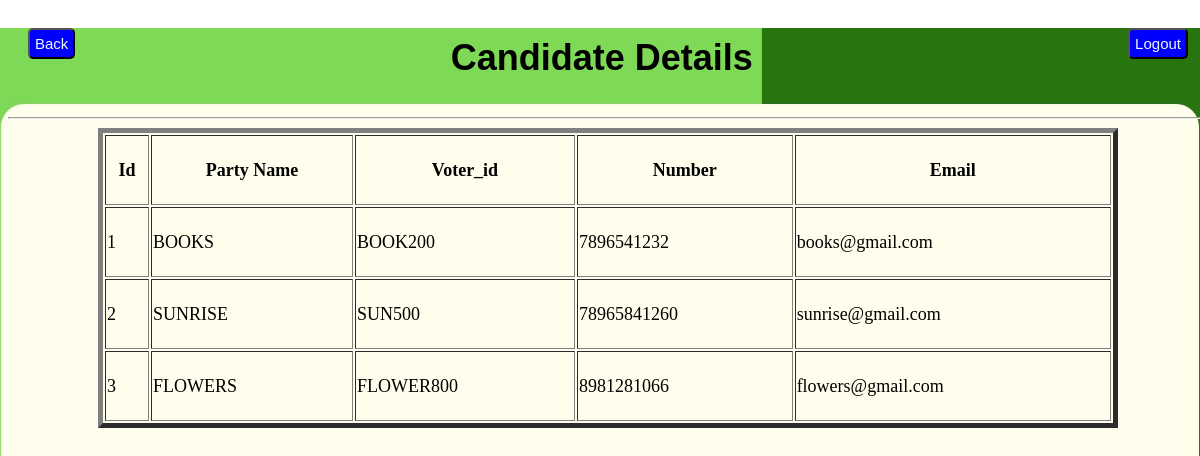
/Routes/candidate.php, run on an earlier commit of the app's database.
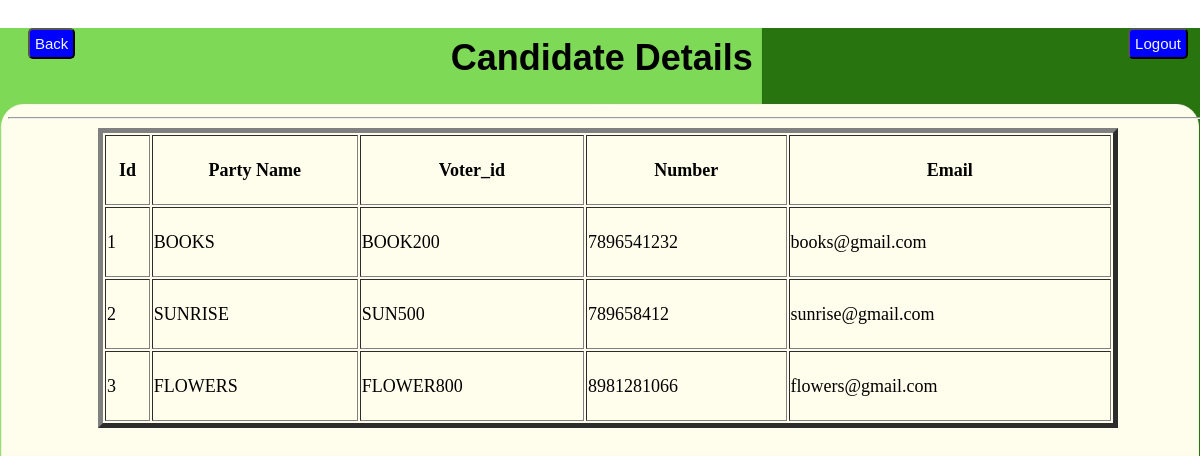
And on a later commit of the database.
### tables this page shows
CREATE TABLE `cadidate` (
  `Sno` int(10) NOT NULL,
  `Name` varchar(25) NOT NULL,
  `Voter_id` varchar(15) NOT NULL,
  `number` bigint(10) NOT NULL,
  `Email` varchar(20) NOT NULL,
  `password` varchar(15) NOT NULL,
  `photo` varchar(255) NOT NULL,
  `role` int(1) NOT NULL,
  `votes` int(10) NOT NULL DEFAULT 0
);

### Routes/candidate.php (the view, shortened to what this page needs)
<?php
    include "_dbconnect.php";
    $sql="SELECT * FROM `cadidate` ";
    $result=mysqli_query($connect, $sql);
?>
<!DOCTYPE html>
<html lang="en">
<head>
    <link rel="stylesheet" href="../CSS/candidate.css">
</head>
<body>
<div id="mainSection">
        <center>
    <div id="headerSection">
        <a href="DASHBOARD.html"><button id="backbtn">Back</button></a>
        <a href="logout.php"><button id="logoutbtn">Logout</button></a>
        <h1>Candidate Details</h1>
    </div>
    </center>
    <hr>
</div>
<div id="container">
    <center>
    <table border='5' height=300 width=85%>
        <tr>
            <th>Id</th>
            <th>Party Name</th>
            <th>Voter_id</th>
            <th>Number</th>
            <th>Email</th>
        </tr>
    </center>
        <?php
            if($result){
                while($row=mysqli_fetch_assoc($result)){
                    echo "
                    <tr>
                        <td>$row[Sno]</td>
                        <td>$row[Name]</td>
                        <td>$row[Voter_id]</td>
                        <td>$row[number]</td>
                        <td>$row[Email]</td>
                    </tr>";
                }
            }
        ?>
        </div>
</body>
</html>

What changed in the data, as far as the page shows it:
changed cadidate "SUNRISE": number "78965841260" → "789658412"
